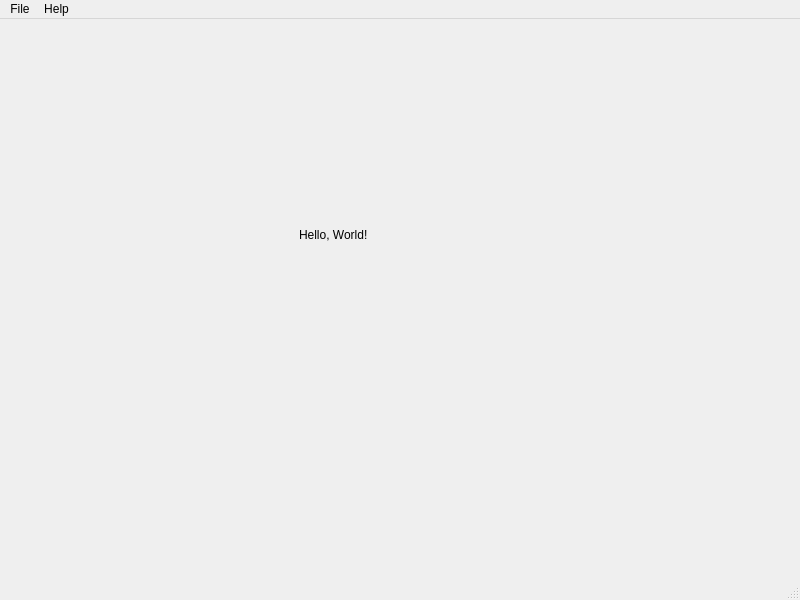
<?xml version="1.0" encoding="UTF-8"?>
<ui version="4.0">
 <class>MainWindow</class>
 <widget class="QMainWindow" name="MainWindow">
  <property name="geometry">
   <rect>
    <x>0</x>
    <y>0</y>
    <width>800</width>
    <height>600</height>
   </rect>
  </property>
  <property name="windowTitle">
   <string>MainWindow</string>
  </property>
  <widget class="QWidget" name="centralwidget">
   <widget class="QLabel" name="label">
    <property name="geometry">
     <rect>
      <x>299</x>
      <y>170</y>
      <width>121</width>
      <height>91</height>
     </rect>
    </property>
    <property name="text">
     <string>Hello, World!</string>
    </property>
   </widget>
  </widget>
  <widget class="QMenuBar" name="menubar">
   <property name="geometry">
    <rect>
     <x>0</x>
     <y>0</y>
     <width>800</width>
     <height>38</height>
    </rect>
   </property>
   <widget class="QMenu" name="menuFile">
    <property name="title">
     <string>File</string>
    </property>
    <addaction name="actionCopy"/>
    <addaction name="actionCut"/>
    <addaction name="actionPaste"/>
   </widget>
   <widget class="QMenu" name="menuHelp">
    <property name="title">
     <string>Help</string>
    </property>
    <addaction name="actionAbout"/>
    <addaction name="actionAbout_Qt"/>
   </widget>
   <addaction name="menuFile"/>
   <addaction name="menuHelp"/>
  </widget>
  <widget class="QStatusBar" name="statusbar"/>
  <action name="actionCopy">
   <property name="text">
    <string>Copy</string>
   </property>
   <property name="shortcut">
    <string>Ctrl+C</string>
   </property>
  </action>
  <action name="actionCut">
   <property name="text">
    <string>Cut</string>
   </property>
   <property name="shortcut">
    <string>Ctrl+X</string>
   </property>
  </action>
  <action name="actionPaste">
   <property name="text">
    <string>Paste</string>
   </property>
   <property name="shortcut">
    <string>Ctrl+V</string>
   </property>
  </action>
  <action name="actionAbout">
   <property name="text">
    <string>About</string>
   </property>
  </action>
  <action name="actionAbout_Qt">
   <property name="text">
    <string>About Qt</string>
   </property>
  </action>
 </widget>
 <resources/>
 <connections>
  <connection>
   <sender>actionAbout</sender>
   <signal>triggered()</signal>
   <receiver>MainWindow</receiver>
   <slot>showAboutWindow()</slot>
   <hints>
    <hint type="sourcelabel">
     <x>-1</x>
     <y>-1</y>
    </hint>
    <hint type="destinationlabel">
     <x>399</x>
     <y>299</y>
    </hint>
   </hints>
  </connection>
  <connection>
   <sender>actionAbout_Qt</sender>
   <signal>triggered()</signal>
   <receiver>MainWindow</receiver>
   <slot>showAboutQtWindow()</slot>
   <hints>
    <hint type="sourcelabel">
     <x>-1</x>
     <y>-1</y>
    </hint>
    <hint type="destinationlabel">
     <x>399</x>
     <y>299</y>
    </hint>
   </hints>
  </connection>
 </connections>
 <slots>
  <slot>showAboutWindow()</slot>
  <slot>showAboutQtWindow()</slot>
 </slots>
</ui>
